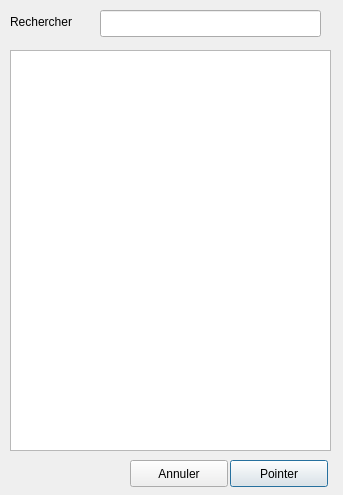
<?xml version="1.0" encoding="UTF-8"?>
<ui version="4.0">
 <class>Listing</class>
 <widget class="QDialog" name="Listing">
  <property name="geometry">
   <rect>
    <x>0</x>
    <y>0</y>
    <width>343</width>
    <height>495</height>
   </rect>
  </property>
  <property name="windowTitle">
   <string>Dialog</string>
  </property>
  <widget class="QPushButton" name="pushButton">
   <property name="geometry">
    <rect>
     <x>230</x>
     <y>460</y>
     <width>98</width>
     <height>27</height>
    </rect>
   </property>
   <property name="text">
    <string>Pointer</string>
   </property>
  </widget>
  <widget class="QPushButton" name="cancel">
   <property name="geometry">
    <rect>
     <x>130</x>
     <y>460</y>
     <width>98</width>
     <height>27</height>
    </rect>
   </property>
   <property name="text">
    <string>Annuler</string>
   </property>
  </widget>
  <widget class="QLineEdit" name="lineEdit">
   <property name="geometry">
    <rect>
     <x>100</x>
     <y>10</y>
     <width>221</width>
     <height>27</height>
    </rect>
   </property>
  </widget>
  <widget class="QLabel" name="label">
   <property name="geometry">
    <rect>
     <x>10</x>
     <y>6</y>
     <width>81</width>
     <height>31</height>
    </rect>
   </property>
   <property name="text">
    <string>Rechercher</string>
   </property>
  </widget>
  <widget class="QListWidget" name="listWidget">
   <property name="geometry">
    <rect>
     <x>10</x>
     <y>50</y>
     <width>321</width>
     <height>401</height>
    </rect>
   </property>
  </widget>
 </widget>
 <resources/>
 <connections/>
</ui>
